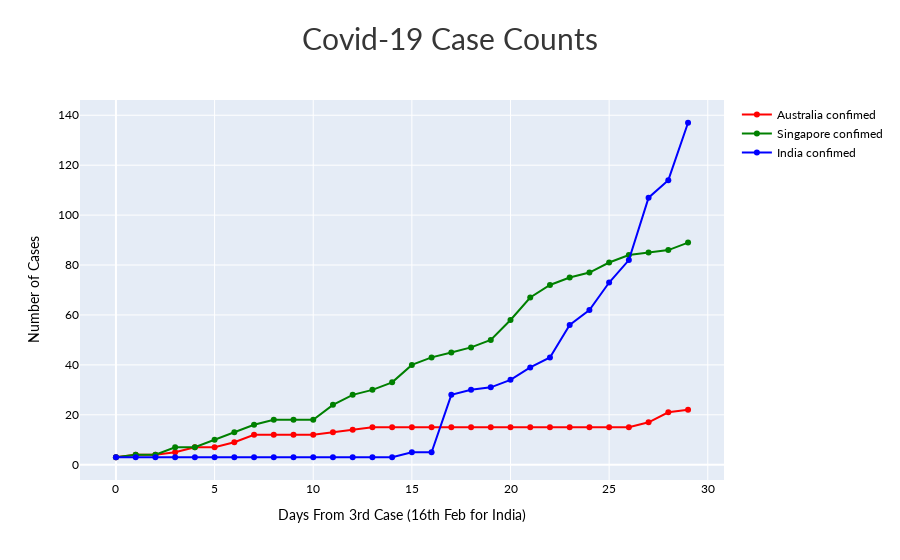

Notebook source saved alongside this figure:
### Code cell
import pandas as pd
import plotly.graph_objects as go


start_australia = 0
start_singapore = 0
start_india = 22
extrapolated = 52
end = 30
lastextrapolated = 52

fig = go.FigureWidget(
    data=[
        go.Scatter(
            x=[i for i in range(0, extrapolated - start_australia)],
            y=df["Australia"][start_australia:end],
            line={"dash": "solid", "color": "red"},
            mode="lines+markers",
            name="Australia confimed",
            hovertext=[
                f'{df.iloc[i]["Date"]}'
                for i in range(start_australia, extrapolated)
            ],
        ),
        go.Scatter(
            x=[i for i in range(0, extrapolated - start_singapore)],
            y=df["Singapore"][start_singapore:end],
            line={"dash": "solid", "color": "green"},
            mode="lines+markers",
            name="Singapore confimed",
            hovertext=[
                f'{df.iloc[i]["Date"]}'
                for i in range(start_singapore, extrapolated)
            ],
        ),
        go.Scatter(
            x=[i for i in range(0, extrapolated - start_india)],
            y=df["India"][start_india:extrapolated],
            line={"dash": "solid", "color": "blue"},
            mode="lines+markers",
            name="India confimed",
            hovertext=[
                f'{df.iloc[i]["Date"]}'
                for i in range(start_india, extrapolated)
            ],
        ),
        go.Scatter(
            x=[
                i
                for i in range(
                    extrapolated - start_india, lastextrapolated - start_india
                )
            ],
            y=df["India"][extrapolated:],
            line={"dash": "dash", "color": "blue"},
            mode="lines",
            name="India Extrapolated",
            hovertext=[
                f'{df.iloc[i]["Date"]}'
                for i in range(extrapolated, len(df))
            ],
        ),
    ]
)

fig.update_layout(
    title=dict(
        text="Covid-19 Case Counts",
        font=dict(family="Lato", size=30, color="#363636"),
        x=0.5,
    ),
    xaxis_title="Days From 3rd Case (16th Feb for India)",
    yaxis_title="Number of Cases",
    font=dict(family="Lato", size=12, color="#000000"),
)

# fig.add_annotation(x=51, y=298, text="Australia 298")

# fig.add_annotation(x=51, y=243, text="Singapore 166")

# fig.add_annotation(x=47, y=3068, text="India 3k")

### Figure 1 — Plotly figure (JSON) as saved in the notebook; plotly's stock layout.template omitted (floating-point values rounded to 4 significant figures)
{"data": [{"hovertext": ["Jan 25", "Jan 26", "Jan 27", "Jan 28", "Jan 29", "Jan 30", "Jan 31", "Feb 1", "Feb 2", "Feb 3", "Feb 4", "Feb 5", "Feb 6", "Feb 7", "Feb 8", "Feb 9", "Feb 10", "Feb 11", "Feb 12", "Feb 13", "Feb 14", "Feb 15", "Feb 16", "Feb 17", "Feb 18", "Feb 19", "Feb 20", "Feb 21", "Feb 22", "Feb 23", "Feb 24", "Feb 25", "Feb 26", "Feb 27", "Feb 28", "Feb 29", "Mar 1", "Mar 2", "Mar 3", "Mar 4", "Mar 5", "Mar 6", "Mar 7", "Mar 8", "Mar 9", "Mar 10", "Mar 11", "Mar 12", "Mar 13", "Mar 14", "Mar 15", "Mar 16"], "line": {"color": "red", "dash": "solid"}, "mode": "lines+markers", "name": "Australia confimed", "type": "scatter", "x": [0, 1, 2, 3, 4, 5, 6, 7, 8, 9, 10, 11, 12, 13, 14, 15, 16, 17, 18, 19, 20, 21, 22, 23, 24, 25, 26, 27, 28, 29, 30, 31, 32, 33, 34, 35, 36, 37, 38, 39, 40, 41, 42, 43, 44, 45, 46, 47, 48, 49, 50, 51], "y": [3, 4, 4, 5, 7, 7, 9, 12, 12, 12, 12, 13, 14, 15, 15, 15, 15, 15, 15, 15, 15, 15, 15, 15, 15, 15, 15, 17, 21, 22]}, {"hovertext": ["Jan 25", "Jan 26", "Jan 27", "Jan 28", "Jan 29", "Jan 30", "Jan 31", "Feb 1", "Feb 2", "Feb 3", "Feb 4", "Feb 5", "Feb 6", "Feb 7", "Feb 8", "Feb 9", "Feb 10", "Feb 11", "Feb 12", "Feb 13", "Feb 14", "Feb 15", "Feb 16", "Feb 17", "Feb 18", "Feb 19", "Feb 20", "Feb 21", "Feb 22", "Feb 23", "Feb 24", "Feb 25", "Feb 26", "Feb 27", "Feb 28", "Feb 29", "Mar 1", "Mar 2", "Mar 3", "Mar 4", "Mar 5", "Mar 6", "Mar 7", "Mar 8", "Mar 9", "Mar 10", "Mar 11", "Mar 12", "Mar 13", "Mar 14", "Mar 15", "Mar 16"], "line": {"color": "green", "dash": "solid"}, "mode": "lines+markers", "name": "Singapore confimed", "type": "scatter", "x": [0, 1, 2, 3, 4, 5, 6, 7, 8, 9, 10, 11, 12, 13, 14, 15, 16, 17, 18, 19, 20, 21, 22, 23, 24, 25, 26, 27, 28, 29, 30, 31, 32, 33, 34, 35, 36, 37, 38, 39, 40, 41, 42, 43, 44, 45, 46, 47, 48, 49, 50, 51], "y": [3, 4, 4, 7, 7, 10, 13, 16, 18, 18, 18, 24, 28, 30, 33, 40, 43, 45, 47, 50, 58, 67, 72, 75, 77, 81, 84, 85, 86, 89]}, {"hovertext": ["Feb 16", "Feb 17", "Feb 18", "Feb 19", "Feb 20", "Feb 21", "Feb 22", "Feb 23", "Feb 24", "Feb 25", "Feb 26", "Feb 27", "Feb 28", "Feb 29", "Mar 1", "Mar 2", "Mar 3", "Mar 4", "Mar 5", "Mar 6", "Mar 7", "Mar 8", "Mar 9", "Mar 10", "Mar 11", "Mar 12", "Mar 13", "Mar 14", "Mar 15", "Mar 16"], "line": {"color": "blue", "dash": "solid"}, "mode": "lines+markers", "name": "India confimed", "type": "scatter", "x": [0, 1, 2, 3, 4, 5, 6, 7, 8, 9, 10, 11, 12, 13, 14, 15, 16, 17, 18, 19, 20, 21, 22, 23, 24, 25, 26, 27, 28, 29], "y": [3, 3, 3, 3, 3, 3, 3, 3, 3, 3, 3, 3, 3, 3, 3, 5, 5, 28, 30, 31, 34, 39, 43, 56, 62, 73, 82, 107, 114, 137]}, {"hovertext": ["Mar 17", "Mar 18", "Mar 19", "Mar 20", "Mar 21", "Mar 22", "Mar 23", "Mar 24", "Mar 25", "Mar 26", "Mar 27", "Mar 28", "Mar 29", "Mar 30", "Mar 31", "Apr 1", "Apr 2", "Apr 3", "Apr 4"], "line": {"color": "blue", "dash": "dash"}, "mode": "lines", "name": "India Extrapolated", "type": "scatter", "x": [], "y": [185, 233, 288, 353, 436, 531, 644, 777, 932, 1101, 1289, 1499, 1725, 1968, 2228, 2503, 2784, 3068, 3358]}], "layout": {"font": {"color": "#000000", "family": "Lato", "size": 12}, "title": {"font": {"color": "#363636", "family": "Lato", "size": 30}, "text": "Covid-19 Case Counts", "x": 0.5}, "xaxis": {"title": {"text": "Days From 3rd Case (16th Feb for India)"}}, "yaxis": {"title": {"text": "Number of Cases"}}}}
